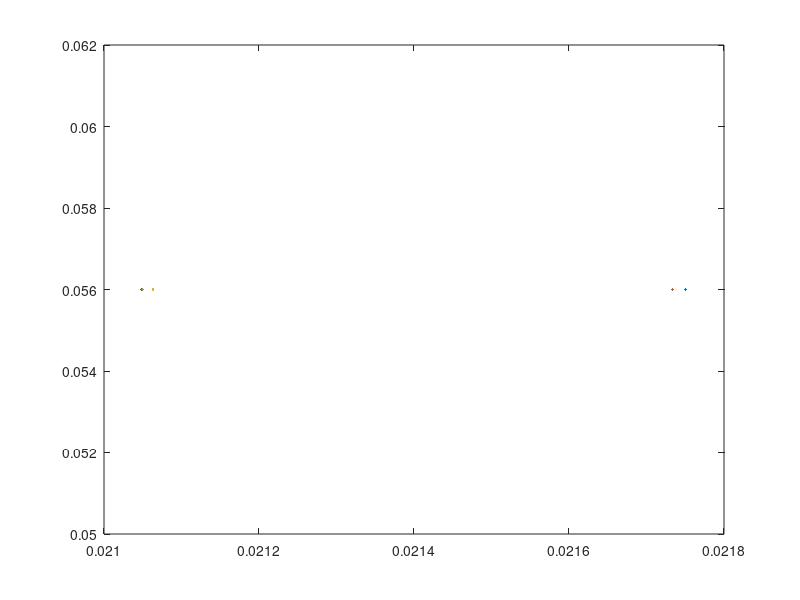
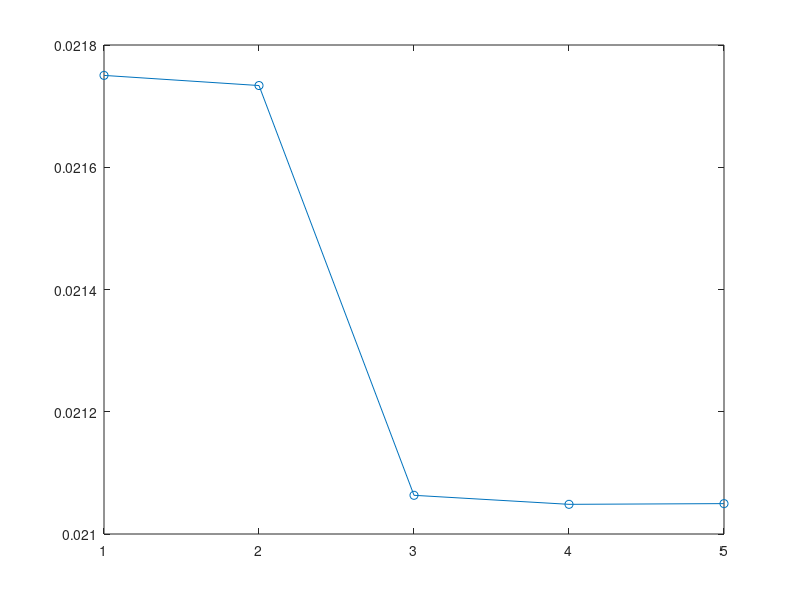

Write MATLAB code to recreate these figures, in order. (Note: this script raises an error after producing the figures.)
%Local file to vizualize the calibration outcomes and pick best parameters
clear all
close all
cd('/Users/gabrieltoledo/Library/CloudStorage/GoogleDrive-gabrielstoledo.gt@gmail.com/My Drive/PHD NYU/Labor Firm Structure/JMP_Model_Matlab')
addpath('/Users/gabrieltoledo/Library/CloudStorage/GoogleDrive-gabrielstoledo.gt@gmail.com/My Drive/PHD NYU/Labor Firm Structure/JMP_Model_Matlab')
addpath('/Users/gabrieltoledo/Library/CloudStorage/GoogleDrive-gabrielstoledo.gt@gmail.com/My Drive/PHD NYU/Labor Firm Structure/Python_Firm Structure/replication_HLMP/matlab/run_A4_revisit')


%Load the results
load('Calibration_outcomes/calibrationv0.mat')
%Pick index if bottom 1% in distance
% Assume 'vec' is your long column vector


% Determine the number of elements corresponding to the bottom 1%
numBottom = floor(0.05 * numel(distances));

% Sort the vector and get the corresponding indices
[sortedVec, sortedIdx] = sort(distances);

% Get the indices of the bottom 1% values
bottomIndices = sortedIdx(1:numBottom);


combinations(bottomIndices,:) % Want to print this in the pdf
% This suggestes smaller values of costs are fittting a bit better

plot(moments(bottomIndices,1),dm(1))


figure;
plot(moments(bottomIndices, 1), 'o-', 'DisplayName', 'Moments');
% Add a horizontal line at the value of dm(1)
hold on;
yline(dm(1), '--r', 'DisplayName', sprintf('dm(1) = %.2f', dm(1)));
% Label the axes
xlabel('Index (Bottom 1% Rows)');
% Set the custom x-tick labels using combinations(bottomIndices)
xticks(1:length(bottomIndices));  % Set x-ticks to match the number of bottom indices
xticklabels(combinations(bottomIndices,:));  % Use the values of combinations(bottomIndices) as labels
ylabel('Moments');
% Add a legend
legend;
% Add title
title('Moments and Horizontal Line at dm(1)');

figure
plot(moments(bottomIndices, 2), 'o-', 'DisplayName', 'Moments');
% Add a horizontal line at the value of dm(1)
hold on;
yline(dm(2), '--r', 'DisplayName', sprintf('dm(2) = %.2f', dm(2)));
% Label the axes
xlabel('Index (Bottom 1% Rows)');
ylabel('Moments');
% Add a legend
legend;
% Add title
title('Moments and Horizontal Line at dm(2)');
% Show the plot
hold off;

%DM2 which is the demotion rate is pretty good



clear all
close all
load('Calibration_outcomes_HPC/qup/manual_calibqup.mat')
numBottom = floor(1 * numel(distances));
[sortedVec, sortedIdx] = sort(distances);
bottomIndices = sortedIdx(1:numBottom);
combinations(bottomIndices,:)

plot(moments(:,1))

moments(bottomIndices,1)

%Find indeces such that moments are close to the data moments
% Around 5% of data_mom(1)
bestInd_data_mom1=find(moments(:,1)>data_mom(1)*0.95 & moments(:,1)<data_mom(1)*1.05);
bestComb_data_mom1=combinations(bestInd_data_mom1,:);

%Single best index
thebestInd_data_mom=zeros(1,length(data_mom));
best_Comb_data_mom=zeros(length(data_mom),length(combinations));
best_moments_data_mom=zeros(length(data_mom),length(moments));
for i=1:length(data_mom)
    [~,thebestInd_data_mom(i)]=min(abs(moments(:,i) - data_mom(i)));
    best_Comb_data_mom(i,:)=combinations(thebestInd_data_mom(i),:);
    best_moments_data_mom(i,:)=moments(thebestInd_data_mom(i),:);
end

combinations(thebestInd_data_mom1,:)
moments(thebestInd_data_mom1,:)

figure;
plot(moments(bestInd_data_mom1,1), 'o-', 'DisplayName', 'Moments');
% plot(moments(bottomIndices, 1), 'o-', 'DisplayName', 'Moments');
% Add a horizontal line at the value of data_mom(1)
hold on;
yline(data_mom(1), '--r', 'DisplayName', sprintf('data_mom(1) = %.2f', data_mom(1)));
% Label the axes
xlabel('Index (Bottom 1% Rows)');
% Set the custom x-tick labels using combinations(bottomIndices)
xticks(1:length(bottomIndices));  % Set x-ticks to match the number of bottom indices
xticklabels(combinations(bottomIndices,:));  % Use the values of combinations(bottomIndices) as labels
ylabel('Moments');
% Add a legend
legend;
% Add title
title('Moments and Horizontal Line at data_mom(1)');
saveas(gcf,'Calibration_outcomes_HPC/qup/Post_NiMi.png')

figure
plot(moments(bottomIndices, 2), 'o-', 'DisplayName', 'Moments');
% Add a horizontal line at the value of data_mom(1)
hold on;
yline(data_mom(2), '--r', 'DisplayName', sprintf('data_mom(2) = %.4f', data_mom(2)));
% Label the axes
xlabel('Index (Bottom 1% Rows)');
ylabel('Moments');
% Add a legend
legend;
% Add title
title('Moments and Horizontal Line at data_mom(2)');
saveas(gcf,'Calibration_outcomes_HPC/qup/Post_MiNi.png')
% Show the plot
hold off;


% load('Calibration_outcomes/calibrationv0_mincosts.mat')




clear all;

% Load the data


% load('Calibration_outcomes_HPC/manual_calibalpha_m.mat')
% Determine the number of elements corresponding to the bottom 1%

numBottom = floor(0.05 * numel(distances));


% Sort the vector and get the corresponding indices
[sortedVec, sortedIdx] = sort(distances);
bottomIndices = sortedIdx(1:numBottom);
% moments_selection = {'ManWorkerRatio','b_cross'};

% moments
% combinations
% distances


% % Example grids (replace with your actual grid data)
% gridx = unique(combinations(:, 1));  % Unique values of grid x
% gridy = unique(combinations(:, 2));  % Unique values of grid y

% % Create a grid for the heatmap based on gridx and gridy dimensions
% [X, Y] = meshgrid(gridx, gridy);  % Create the full grid

% % Initialize the heatmap data grid
% heatmapData = nan(size(X));  % same size as grid

% % Loop through all grid points and match with combinations
% for i = 1:numel(X)
%     % Find which row in 'combinations' matches the (gridx, gridy) pair
%     row = find(combinations(:, 1) == X(i) & combinations(:, 2) == Y(i));
    
%     % If a match is found, assign the corresponding distance value
%     if ~isempty(row)
%         heatmapData(i) = moments(row,1);
%     end
% end

% % Plot the heatmap using gridx and gridy as the axes
% h = heatmap(gridx, gridy, heatmapData, 'Colormap', parula);

% % Flip the y-axis by reversing the order of gridy values
% h.YDisplayData = flip(gridy);
% % Add labels and title
% h.XLabel = 'Grid X';
% h.YLabel = 'Grid Y';
% h.Title = 'Distance Heatmap';


clear all
load('Calibration_outcomes/manual_calibcosts_lowcp.mat')
p_selection = {'cost_p', 'cost_d'};  % Column headers, modify if more columns are added
moments_selection = {'NiMi', 'MiNi'};  % Moment names, modify as needed
% Get the number of grids/columns
num_grids = size(combinations, 2);
% Loop through all unique pairs of grids
for i = 1:num_grids
    for j = i+1:num_grids
        
        % Select grid i and grid j
        grid1 = combinations(:, i);
        grid2 = combinations(:, j);
        
        % Get unique values for the current grid pair
        unique_grid1 = unique(grid1);
        unique_grid2 = unique(grid2);
        
        % Create a grid for the heatmap based on grid1 and grid2 dimensions
        [X, Y] = meshgrid(unique_grid1, unique_grid2);
        
        % Initialize the heatmap data grid
        heatmapData = nan(size(X));
        
        % Loop through all grid points and match with combinations
        for idx = 1:numel(X)
            row = find(grid1 == X(idx) & grid2 == Y(idx));
            if ~isempty(row)
                heatmapData(idx) = distances(row);
            end
        end
        
        % Plot the heatmap for the current grid pair
        h = heatmap(unique_grid1, unique_grid2, heatmapData, 'Colormap', parula);
        
        % Flip the y-axis for correct display
        h.YDisplayData = flip(unique_grid2);
        
        % Add axis labels and title dynamically based on p_selection
        h.XLabel = [p_selection{i} ' Axis'];
        h.YLabel = [p_selection{j} ' Axis'];
        h.Title = ['Heatmap for ' p_selection{i} ' vs ' p_selection{j}];
        
        % Optionally, pause between each heatmap or save the figure
        pause(1);  % Allows viewing each heatmap before the next one

        %Same but plotting the actual moments
        for mm=1:length(moments_selection)
            heatmapData = nan(size(X));
            for idx = 1:numel(X)
                row = find(grid1 == X(idx) & grid2 == Y(idx));
                if ~isempty(row)
                    heatmapData(idx) = moments(row,mm);
                end
            end
            h = heatmap(unique_grid1, unique_grid2, heatmapData, 'Colormap', parula);
            h.YDisplayData = flip(unique_grid2);
            h.XLabel = [p_selection{i} ' Axis'];
            h.YLabel = [p_selection{j} ' Axis'];
            h.Title = ['Heatmap for ' p_selection{i} ' vs ' p_selection{j} ' for ' moments_selection{mm}, ' Target= ' num2str(data_mom(mm))];
            pause(1);
        end
    end
end




% % Vector for column titles (p_selection) and moments selection
% p_selection = {'cost_p', 'cost_d'};  % Column headers, modify if more columns are added
% [~, ps] = param_selection(theta, p_selection);
% moments_selection = {'NiMi', 'MiNi'};  % Moment names, modify as needed

% Open the PDF file to save figures (overwrite any existing file)
filename = 'ResultsReport.pdf';
folder = 'Calibration_outcomes';
calibration_report(p_selection, moments_selection, combinations,data_mom ,moments, distances, 0.1, folder, filename)
calibration_report(p_selection,ps ,moments_selection, combinations, data_mom, moments, distances, 0.05, folder, filename)





%% --- First Page: Display unique values ---
figure;
axis off;  % Hide axis for clean presentation

% Main title at the top of the figure
text(0.5, 1.0, 'Manual Calibration', 'FontSize', 24, 'FontWeight', 'bold', 'HorizontalAlignment', 'center');
text(0.5, 0.8, datestr(now, 'mmmm dd, yyyy'), 'FontSize', 14, 'HorizontalAlignment', 'center');  % Current date

% Loop over columns in 'combinations' to get unique values and display
maxLen = 0;  % Track the max length of unique values for padding
uniqueTable = {};  % Store unique values for each column

for i = 1:length(p_selection)
    % Get unique values for column 'i'
    uniqueVals = unique(combinations(:, i));
    uniqueTable{i} = uniqueVals;  % Store unique values
    maxLen = max(maxLen, length(uniqueVals));  % Update max length
end

% Create a padded table for the unique values
paddedTable = NaN(maxLen, length(p_selection));  % Initialize NaN matrix for padding
for i = 1:length(uniqueTable)
    paddedTable(1:length(uniqueTable{i}), i) = uniqueTable{i};
end

% Format the padded table for display
formattedUniqueTable = num2str(paddedTable, '%.4f    ');

% Display column titles for the unique table
text(0.1, 0.65, 'Grids Used', 'FontSize', 12, 'FontWeight', 'bold');
columnHeaders = strjoin(p_selection, '    ');  % Create a string for headers
text(0.1, 0.6, columnHeaders, 'FontSize', 10, 'FontName', 'Courier', 'FontWeight', 'bold');
text(0.1, 0.45, formattedUniqueTable, 'FontSize', 10, 'FontName', 'Courier', 'VerticalAlignment', 'top');

% Export the unique values table to the PDF
exportgraphics(gcf, filename, 'Append', false);  % Overwrite the PDF file

%% --- Second Page: Display the combinations table ---
figure;
axis off;  % Hide axis for clean presentation

% Prepare the text for the combinations table (bottom 1%)
titleText = strjoin(p_selection, '    ');  % Create headers for the table
formattedText = num2str(combinations(bottomIndices, :), '%.4f    ');  % Format table values

% Display the column titles for the combinations table
text(0.1, 0.35, 'Combinations Parameters in the Bottom 1%', 'FontSize', 12, 'FontWeight', 'bold');
text(0.1, 0.3, titleText, 'FontSize', 10, 'FontName', 'Courier', 'FontWeight', 'bold');
text(0.1, 0.2, formattedText, 'FontSize', 10, 'FontName', 'Courier', 'VerticalAlignment', 'top');

% Export the combinations table figure to the PDF
exportgraphics(gcf, filename, 'Append', true);  % Append to the PDF

%% --- Loop over each element in moments_selection and plot corresponding moments ---
for i = 1:length(moments_selection)
    % Convert combinations to strings for x-tick labels
    xLabels = arrayfun(@(j) sprintf('(%.2f, %.2f)', combinations(bottomIndices(j), 1), combinations(bottomIndices(j), 2)), ...
                       1:length(bottomIndices), 'UniformOutput', false);
    
    % Create a figure for each moment
    figure;
    plot(moments(bottomIndices, i), 'o-', 'Color', [0 0.4470 0.7410], 'DisplayName', 'Model', 'LineWidth', 2, 'MarkerSize', 6);
    hold on;
    yline(dm(i), '--', 'Color', [0.8500 0.3250 0.0980], 'LineWidth', 2, 'DisplayName', 'Data');
    xlabel('Combinations', 'FontSize', 12, 'FontWeight', 'bold');
    ylabel('Moments', 'FontSize', 12, 'FontWeight', 'bold');
    
    % Customize x-axis to display combinations values as tick labels
    xticks(1:length(bottomIndices));
    xticklabels(xLabels);  % Set custom x-tick labels with combination values
    xtickangle(45);  % Rotate labels for better visibility
    
    % Customize title and subtitle dynamically based on moments_selection
    title(sprintf('Moments and Data for %s', moments_selection{i}), 'FontSize', 14, 'FontWeight', 'bold');
    % subtitle(sprintf('Analysis of Bottom 1%% of Distances - %s', moments_selection{i}), 'FontSize', 12);

    % Customize legend
    legend('Model', 'Data', 'Location', 'best', 'FontSize', 12);

    % Customize grid, box, and other aesthetics
    grid on;
    set(gca, 'GridLineStyle', ':', 'GridAlpha', 0.6);  % Thinner grid lines
    box off;  % Remove box lines

    % Export each figure to the PDF
    exportgraphics(gcf, filename, 'Append', true);  % Append to PDF
end

% Save the PDF and close all figures
close all;


